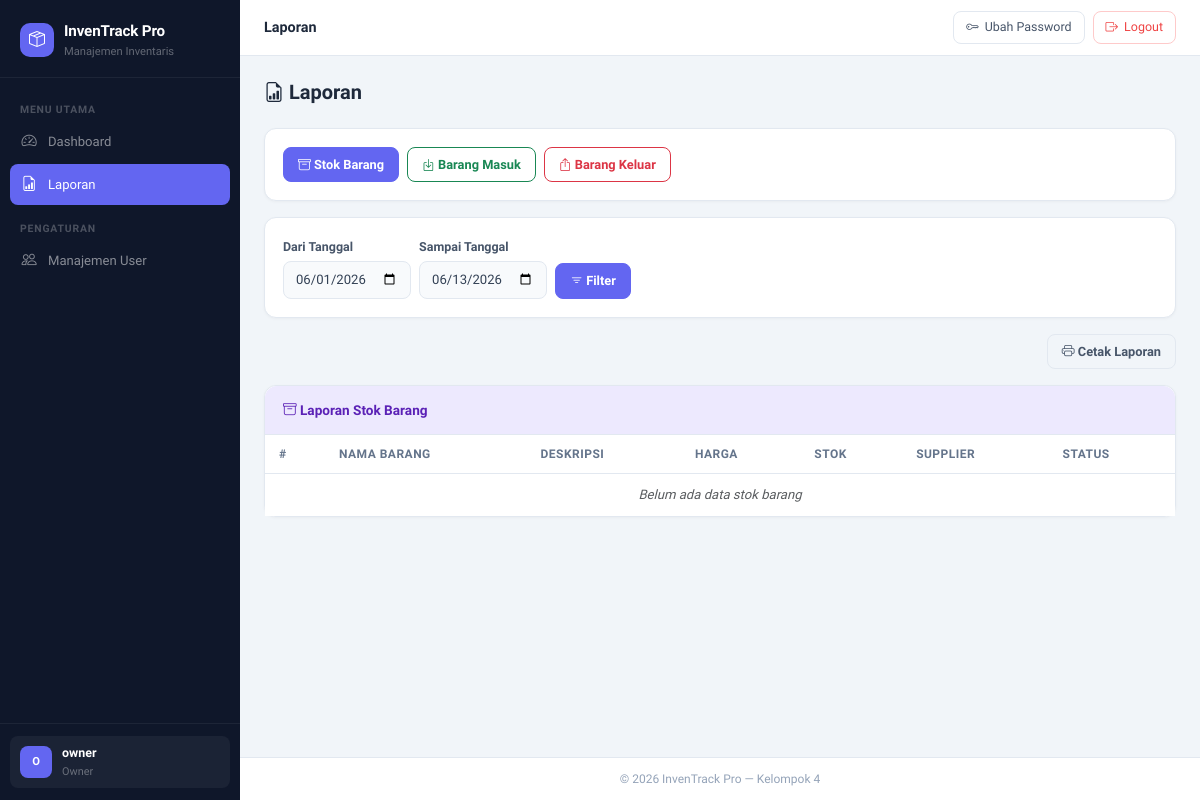
The page /pages/laporan.php (signed in) on the database as committed earlier.
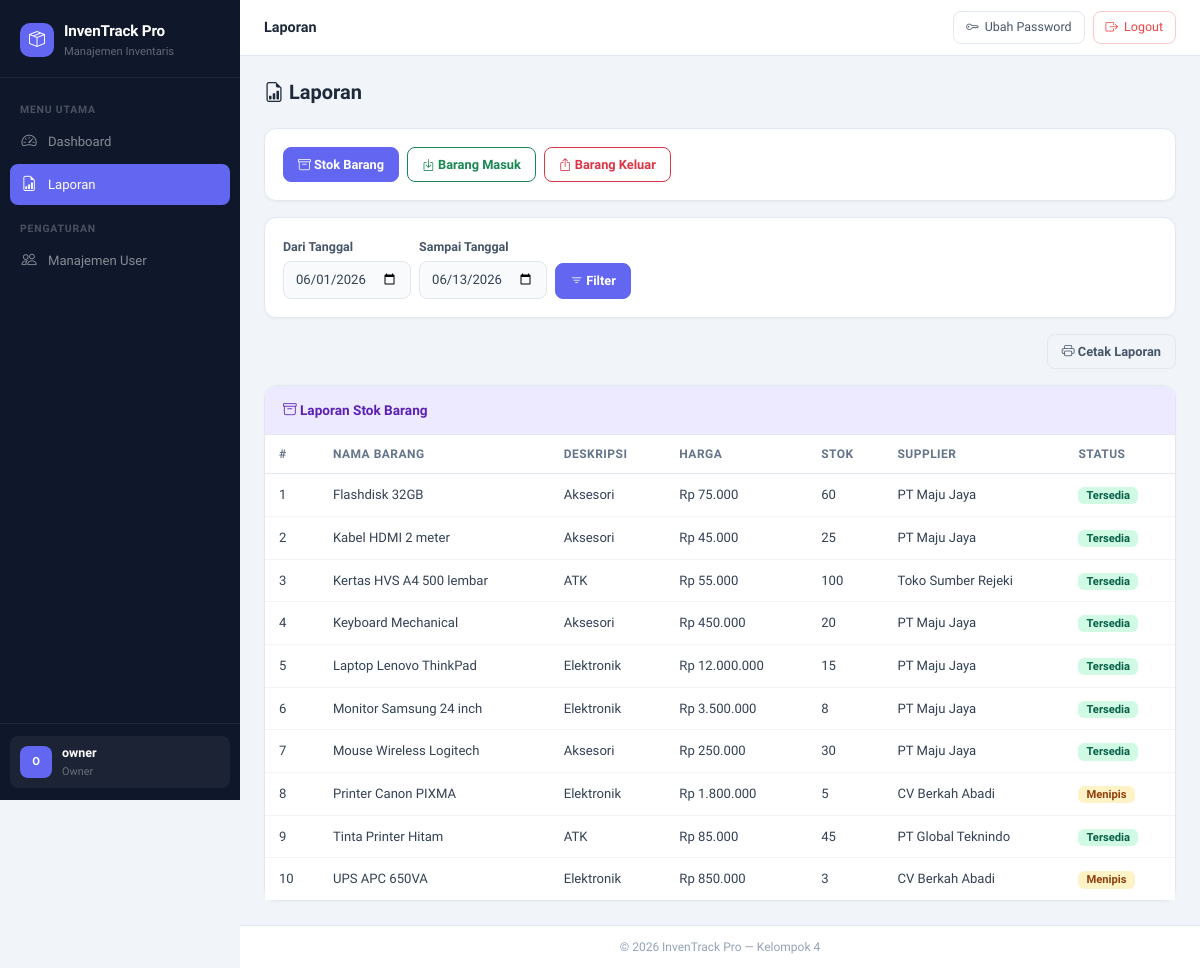
The same page on the database as committed later.
### tables this page shows
CREATE TABLE `barang` (
  `id_barang` int(11) NOT NULL,
  `id_supplier` int(11) DEFAULT NULL,
  `nama_barang` varchar(100) NOT NULL,
  `deskripsi` varchar(50) DEFAULT NULL,
  `harga_barang` double NOT NULL DEFAULT 0,
  `jumlah_stok` int(11) NOT NULL DEFAULT 0
);

CREATE TABLE `supplier` (
  `id_supplier` int(11) NOT NULL,
  `nama_supplier` varchar(100) NOT NULL,
  `kontak` varchar(20) DEFAULT NULL,
  `alamat` varchar(255) DEFAULT NULL
);

### pages/laporan.php (the view, shortened to what this page needs)
<?php require_once __DIR__ . '/../includes/header.php'; ?>
<?php
$tgl_mulai = $_GET['tgl_mulai'] ?? date('Y-m-01');
$tgl_akhir = $_GET['tgl_akhir'] ?? date('Y-m-d');
$tipe      = $_GET['tipe'] ?? 'stok';
?>
<h5 class="fw-bold mb-4"><i class="bi bi-file-earmark-bar-graph"></i> Laporan</h5>
<div class="card mb-3">
    <div class="card-body">
        <div class="d-flex gap-2 flex-wrap">
            <a href="?tipe=stok"
                class="btn <?= $tipe === 'stok' ? 'btn-primary' : 'btn-outline-primary' ?>">
                <i class="bi bi-archive"></i> Stok Barang
            </a>
            <a href="?tipe=masuk&tgl_mulai=<?= $tgl_mulai ?>&tgl_akhir=<?= $tgl_akhir ?>"
                class="btn <?= $tipe === 'masuk' ? 'btn-success' : 'btn-outline-success' ?>">
                <i class="bi bi-box-arrow-in-down"></i> Barang Masuk
            </a>
            <a href="?tipe=keluar&tgl_mulai=<?= $tgl_mulai ?>&tgl_akhir=<?= $tgl_akhir ?>"
                class="btn <?= $tipe === 'keluar' ? 'btn-danger' : 'btn-outline-danger' ?>">
                <i class="bi bi-box-arrow-up"></i> Barang Keluar
            </a>
        </div>
    </div>
</div>
<div class="card mb-3">
    <div class="card-body">
        <form method="GET" class="d-flex gap-2 flex-wrap align-items-end">
            <div>
                <label class="form-label fw-semibold mb-1">Dari Tanggal</label>
                <input type="date" name="tgl_mulai" class="form-control"
                        value="<?= $tgl_mulai ?>" max="<?= date('Y-m-d') ?>">
            </div>
            <div>
                <label class="form-label fw-semibold mb-1">Sampai Tanggal</label>
                <input type="date" name="tgl_akhir" class="form-control"
                        value="<?= $tgl_akhir ?>" max="<?= date('Y-m-d') ?>">
            </div>
            <div>
                <button type="submit" class="btn btn-primary">
                    <i class="bi bi-filter"></i> Filter
                </button>
            </div>
        </form>
    </div>
</div>
<div class="printLaporan d-flex justify-content-end mb-3">
    <button onclick="cetakLaporan()" class=" btn btn-secondary">
        <i class="bi bi-printer"></i> Cetak Laporan
    </button>
</div>
<div class="card" id="area-cetak">
    <div class="card-header bg-primary text-white d-flex justify-content-between">
        <span>
            <?php if ($tipe === 'stok'): ?>
                <i class="bi bi-archive"></i> Laporan Stok Barang
            <?php elseif ($tipe === 'masuk'): ?>
                <i class="bi bi-box-arrow-in-down"></i> Laporan Barang Masuk
            <?php else: ?>
                <i class="bi bi-box-arrow-up"></i> Laporan Barang Keluar
            <?php endif; ?>
        </span>
    </div>
    <div class="card-body p-0">
        <?php if ($tipe === 'stok'): ?>
        <?php
        $sql = "SELECT b.*, s.nama_supplier
                FROM barang b
                LEFT JOIN supplier s ON b.id_supplier = s.id_supplier
                WHERE 1=1";
        $sql .= " ORDER BY b.nama_barang ASC";
        $data = mysqli_query($conn, $sql);
        ?>
        <div class="table-responsive">
            <table class="table table-hover mb-0">
                <thead>
                    <tr>
                        <th>#</th>
                        <th>Nama Barang</th>
                        <th>Deskripsi</th>
                        <th>Harga</th>
                        <th>Stok</th>
                        <th>Supplier</th>
                        <th>Status</th>
                    </tr>
                </thead>
                <tbody>
                    <?php if (mysqli_num_rows($data) > 0): ?>
                        <?php $no = 1; while ($row = mysqli_fetch_assoc($data)): ?>
                        <tr>
                            <td><?= $no++ ?></td>
                            <td><?= htmlspecialchars($row['nama_barang']) ?></td>
                            <td><?= htmlspecialchars($row['deskripsi']) ?></td>
                            <td>Rp <?= number_format($row['harga_barang'], 0, ',', '.') ?></td>
                            <td><?= $row['jumlah_stok'] ?></td>
                            <td><?= htmlspecialchars($row['nama_supplier'] ?? '-') ?></td>
                            <td>
                                <?php if ($row['jumlah_stok'] == 0): ?>
                                    <span class="badge bg-danger">Habis</span>
                                <?php elseif ($row['jumlah_stok'] <= 5): ?>
                                    <span class="badge bg-warning text-dark">Menipis</span>
                                <?php else: ?>
                                    <span class="badge bg-success">Tersedia</span>
                                <?php endif; ?>
                            </td>
                        </tr>
                        <?php endwhile; ?>
                    <?php else: ?>
                        <tr><td colspan="7" class="text-center text-muted py-3 fst-italic">Belum ada data stok barang</td></tr>
                    <?php endif; ?>
                </tbody>
            </table>
        </div>
        <?php endif; ?>
    </div>
</div>
<?php require_once __DIR__ . '/../includes/footer.php'; ?>

### includes/header.php (shortened to what this page needs)
<?php
$current_page = basename($_SERVER['PHP_SELF']);
function getInitials($username) {
    $words = explode('_', $username);
    $initials = '';
    foreach ($words as $word) {
        $initials .= strtoupper(substr($word, 0, 1));
    }
    return substr($initials, 0, 2);
}
function getRoleLabel($role) {
    $labels = [
        'owner'        => 'Owner',
        'admin_gudang' => 'Admin Gudang',
        'kasir'        => 'Kasir'
    ];
    return $labels[$role] ?? $role;
}
$page_titles = [
    'dashboard.php'       => 'Dashboard',
    'data_barang.php'     => 'Data Barang',
    'data_supplier.php'   => 'Data Supplier',
    'barang_masuk.php'    => 'Barang Masuk',
    'barang_keluar.php'   => 'Barang Keluar',
    'laporan.php'         => 'Laporan',
    'manajemen_user.php'  => 'Manajemen User',
    'ubah_password.php'   => 'Ubah Password',
];
$topbar_title = $page_titles[$current_page] ?? 'InvenTrack Pro';
?>
<!DOCTYPE html>
<html lang="id">
<head>
    <link rel="stylesheet" href="https://cdn.jsdelivr.net/npm/bootstrap@5.3.0/dist/css/bootstrap.min.css">
    <link rel="stylesheet" href="https://cdn.jsdelivr.net/npm/bootstrap-icons@1.10.5/font/bootstrap-icons.css">
    <link rel="stylesheet" href="<?= BASE_URL ?>/assets/css/style.css">
</head>
<body>
<div class="app-wrapper">
    <aside class="sidebar">
        <div class="sidebar-brand">
            <div class="sidebar-brand-icon">
                <i class="bi bi-box-seam text-white" style="font-size:1rem"></i>
            </div>
            <div>
                <div class="sidebar-brand-text">InvenTrack Pro</div>
                <div class="sidebar-brand-sub">Manajemen Inventaris</div>
            </div>
        </div>
        <nav class="sidebar-nav">
            <div class="sidebar-section-label">Menu Utama</div>
            <a href="<?= BASE_URL ?>/pages/dashboard.php"
               class="sidebar-link <?= $current_page === 'dashboard.php' ? 'active' : '' ?>">
                <i class="bi bi-speedometer2"></i> Dashboard
            </a>
            <a href="<?= BASE_URL ?>/pages/laporan.php"
               class="sidebar-link <?= $current_page === 'laporan.php' ? 'active' : '' ?>">
                <i class="bi bi-file-earmark-bar-graph"></i> Laporan
            </a>
            <?php if ($_SESSION['role'] === 'owner'): ?>
            <div class="sidebar-section-label" style="margin-top:8px">Pengaturan</div>
            <a href="<?= BASE_URL ?>/pages/manajemen_user.php"
               class="sidebar-link <?= $current_page === 'manajemen_user.php' ? 'active' : '' ?>">
                <i class="bi bi-people"></i> Manajemen User
            </a>
            <?php endif; ?>
        </nav>
        <div class="sidebar-footer">
            <div class="sidebar-user">
                <div class="sidebar-user-avatar">
                    <?= getInitials($_SESSION['username']) ?>
                </div>
                <div style="overflow:hidden">
                    <div class="sidebar-user-name"><?= htmlspecialchars($_SESSION['username']) ?></div>
                    <div class="sidebar-user-role"><?= getRoleLabel($_SESSION['role']) ?></div>
                </div>
            </div>
        </div>
    </aside>
    <div class="main-wrapper">
        <header class="topbar">
            <div class="topbar-left">
                <span class="topbar-title">
                    <?= $topbar_title ?>
                </span>
            </div>
            <div class="topbar-right">
                <a href="<?= BASE_URL ?>/pages/ubah_password.php"
                   class="topbar-btn <?= $current_page === 'ubah_password.php' ? 'active' : '' ?>">
                    <i class="bi bi-key"></i> Ubah Password
                </a>
                <a href="#" class="topbar-btn logout"
                   data-bs-toggle="modal" data-bs-target="#modalLogout">
                    <i class="bi bi-box-arrow-right"></i> Logout
                </a>
            </div>
        </header>
        <main class="page-content">

### includes/footer.php (shortened to what this page needs)
</main>
        <footer class="app-footer">
            &copy; <?= date('Y') ?> InvenTrack Pro &mdash; Kelompok 4
        </footer>
    </div>
</div>
</body>
</html>

Rows that differ between the two databases and show on the page:
added barang: nama_barang "Flashdisk 32GB", deskripsi "Aksesori", harga_barang "75.000", jumlah_stok "60", id_supplier.nama_supplier "PT Maju Jaya", shows "Tersedia"
added barang: nama_barang "Kabel HDMI 2 meter", deskripsi "Aksesori", harga_barang "45.000", jumlah_stok "25", id_supplier.nama_supplier "PT Maju Jaya", shows "Tersedia"
added barang: nama_barang "Kertas HVS A4 500 lembar", deskripsi "ATK", harga_barang "55.000", jumlah_stok "100", id_supplier.nama_supplier "Toko Sumber Rejeki", shows "Tersedia"
added barang: nama_barang "Keyboard Mechanical", deskripsi "Aksesori", harga_barang "450.000", jumlah_stok "20", id_supplier.nama_supplier "PT Maju Jaya", shows "Tersedia"
added barang: nama_barang "Laptop Lenovo ThinkPad", deskripsi "Elektronik", harga_barang "12.000.000", jumlah_stok "15", id_supplier.nama_supplier "PT Maju Jaya", shows "Tersedia"
added barang: nama_barang "Monitor Samsung 24 inch", deskripsi "Elektronik", harga_barang "3.500.000", jumlah_stok "8", id_supplier.nama_supplier "PT Maju Jaya", shows "Tersedia"
added barang: nama_barang "Mouse Wireless Logitech", deskripsi "Aksesori", harga_barang "250.000", jumlah_stok "30", id_supplier.nama_supplier "PT Maju Jaya", shows "Tersedia"
added barang: nama_barang "Printer Canon PIXMA", deskripsi "Elektronik", harga_barang "1.800.000", jumlah_stok "5", id_supplier.nama_supplier "CV Berkah Abadi", shows "Menipis"
added barang: nama_barang "Tinta Printer Hitam", deskripsi "ATK", harga_barang "85.000", jumlah_stok "45", id_supplier.nama_supplier "PT Global Teknindo", shows "Tersedia"
added barang: nama_barang "UPS APC 650VA", deskripsi "Elektronik", harga_barang "850.000", jumlah_stok "3", id_supplier.nama_supplier "CV Berkah Abadi", shows "Menipis"
Other text that changed with them:
text no longer shown: "Belum ada data stok barang"
